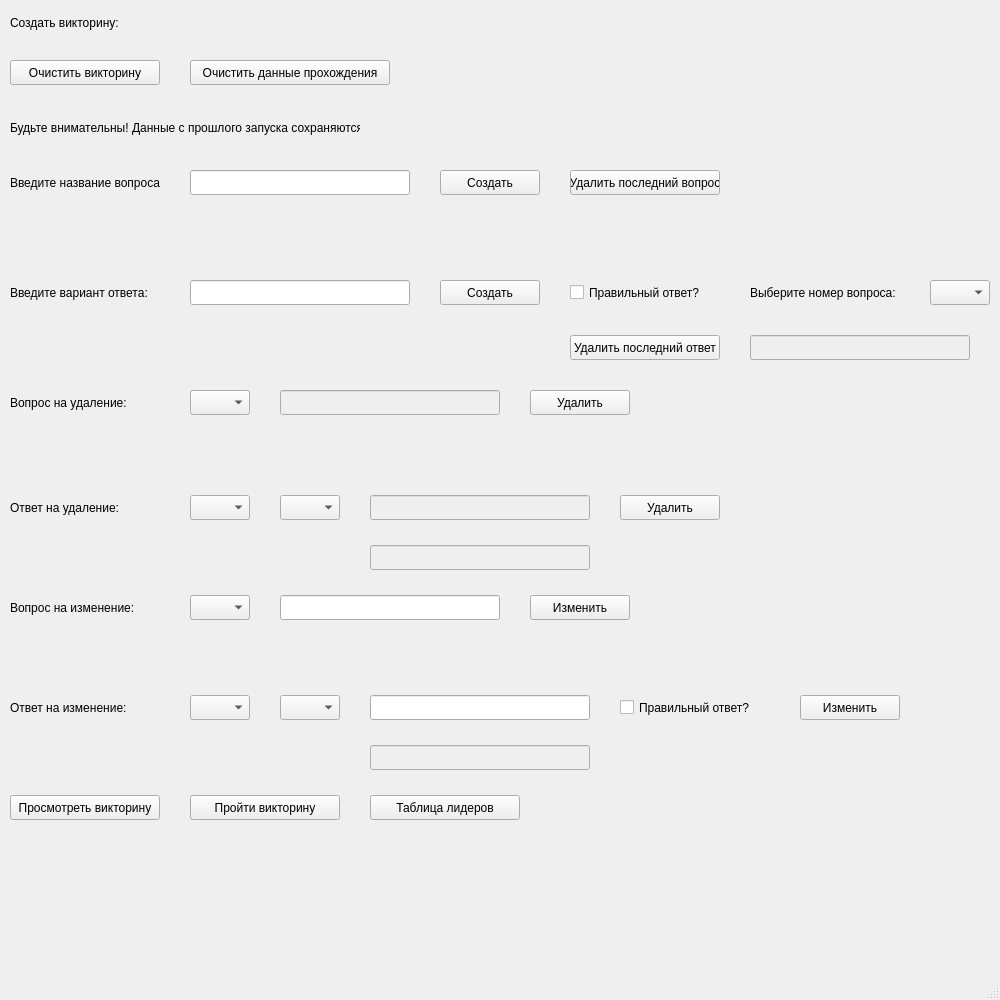
<?xml version="1.0" encoding="UTF-8"?>
<ui version="4.0">
 <class>MainWindow</class>
 <widget class="QMainWindow" name="MainWindow">
  <property name="geometry">
   <rect>
    <x>0</x>
    <y>0</y>
    <width>1000</width>
    <height>1000</height>
   </rect>
  </property>
  <property name="windowTitle">
   <string>MainWindow</string>
  </property>
  <widget class="QWidget" name="centralwidget">
   <widget class="QPushButton" name="but1">
    <property name="geometry">
     <rect>
      <x>10</x>
      <y>60</y>
      <width>150</width>
      <height>25</height>
     </rect>
    </property>
    <property name="text">
     <string>Очистить викторину</string>
    </property>
   </widget>
   <widget class="QLabel" name="label_2">
    <property name="geometry">
     <rect>
      <x>10</x>
      <y>115</y>
      <width>350</width>
      <height>25</height>
     </rect>
    </property>
    <property name="text">
     <string>Будьте внимательны! Данные с прошлого запуска сохраняются!</string>
    </property>
   </widget>
   <widget class="QLabel" name="label_3">
    <property name="geometry">
     <rect>
      <x>10</x>
      <y>10</y>
      <width>150</width>
      <height>25</height>
     </rect>
    </property>
    <property name="text">
     <string>Создать викторину:</string>
    </property>
   </widget>
   <widget class="QLineEdit" name="lineEdit_2">
    <property name="geometry">
     <rect>
      <x>190</x>
      <y>170</y>
      <width>220</width>
      <height>25</height>
     </rect>
    </property>
   </widget>
   <widget class="QPushButton" name="but1_2">
    <property name="geometry">
     <rect>
      <x>440</x>
      <y>170</y>
      <width>100</width>
      <height>25</height>
     </rect>
    </property>
    <property name="text">
     <string>Создать</string>
    </property>
   </widget>
   <widget class="QLabel" name="label_4">
    <property name="geometry">
     <rect>
      <x>10</x>
      <y>170</y>
      <width>150</width>
      <height>25</height>
     </rect>
    </property>
    <property name="text">
     <string>Введите название вопроса:</string>
    </property>
   </widget>
   <widget class="QLabel" name="label_5">
    <property name="geometry">
     <rect>
      <x>10</x>
      <y>225</y>
      <width>350</width>
      <height>25</height>
     </rect>
    </property>
    <property name="text">
     <string/>
    </property>
   </widget>
   <widget class="QPushButton" name="but1_3">
    <property name="geometry">
     <rect>
      <x>440</x>
      <y>280</y>
      <width>100</width>
      <height>25</height>
     </rect>
    </property>
    <property name="text">
     <string>Создать</string>
    </property>
   </widget>
   <widget class="QLineEdit" name="lineEdit_3">
    <property name="geometry">
     <rect>
      <x>190</x>
      <y>280</y>
      <width>220</width>
      <height>25</height>
     </rect>
    </property>
   </widget>
   <widget class="QLabel" name="label_6">
    <property name="geometry">
     <rect>
      <x>10</x>
      <y>280</y>
      <width>150</width>
      <height>25</height>
     </rect>
    </property>
    <property name="text">
     <string>Введите вариант ответа:</string>
    </property>
   </widget>
   <widget class="QPushButton" name="but1_5">
    <property name="geometry">
     <rect>
      <x>570</x>
      <y>170</y>
      <width>150</width>
      <height>25</height>
     </rect>
    </property>
    <property name="text">
     <string>Удалить последний вопрос</string>
    </property>
   </widget>
   <widget class="QLabel" name="label_7">
    <property name="geometry">
     <rect>
      <x>750</x>
      <y>280</y>
      <width>150</width>
      <height>25</height>
     </rect>
    </property>
    <property name="text">
     <string>Выберите номер вопроса:</string>
    </property>
   </widget>
   <widget class="QComboBox" name="comboBox">
    <property name="geometry">
     <rect>
      <x>930</x>
      <y>280</y>
      <width>60</width>
      <height>25</height>
     </rect>
    </property>
   </widget>
   <widget class="QPushButton" name="but1_6">
    <property name="geometry">
     <rect>
      <x>570</x>
      <y>335</y>
      <width>150</width>
      <height>25</height>
     </rect>
    </property>
    <property name="text">
     <string>Удалить последний ответ</string>
    </property>
   </widget>
   <widget class="QLineEdit" name="lineEdit_4">
    <property name="enabled">
     <bool>false</bool>
    </property>
    <property name="geometry">
     <rect>
      <x>750</x>
      <y>335</y>
      <width>220</width>
      <height>25</height>
     </rect>
    </property>
   </widget>
   <widget class="QLabel" name="label_9">
    <property name="geometry">
     <rect>
      <x>10</x>
      <y>335</y>
      <width>350</width>
      <height>25</height>
     </rect>
    </property>
    <property name="text">
     <string/>
    </property>
   </widget>
   <widget class="QPushButton" name="but1_4">
    <property name="geometry">
     <rect>
      <x>530</x>
      <y>390</y>
      <width>100</width>
      <height>25</height>
     </rect>
    </property>
    <property name="text">
     <string>Удалить</string>
    </property>
   </widget>
   <widget class="QLabel" name="label_10">
    <property name="geometry">
     <rect>
      <x>10</x>
      <y>445</y>
      <width>350</width>
      <height>25</height>
     </rect>
    </property>
    <property name="text">
     <string/>
    </property>
   </widget>
   <widget class="QLabel" name="label_11">
    <property name="geometry">
     <rect>
      <x>10</x>
      <y>390</y>
      <width>150</width>
      <height>25</height>
     </rect>
    </property>
    <property name="text">
     <string>Вопрос на удаление:</string>
    </property>
   </widget>
   <widget class="QLineEdit" name="lineEdit_5">
    <property name="enabled">
     <bool>false</bool>
    </property>
    <property name="geometry">
     <rect>
      <x>280</x>
      <y>390</y>
      <width>220</width>
      <height>25</height>
     </rect>
    </property>
   </widget>
   <widget class="QComboBox" name="comboBox_3">
    <property name="geometry">
     <rect>
      <x>190</x>
      <y>390</y>
      <width>60</width>
      <height>25</height>
     </rect>
    </property>
   </widget>
   <widget class="QLineEdit" name="lineEdit_6">
    <property name="enabled">
     <bool>false</bool>
    </property>
    <property name="geometry">
     <rect>
      <x>370</x>
      <y>495</y>
      <width>220</width>
      <height>25</height>
     </rect>
    </property>
   </widget>
   <widget class="QLabel" name="label_12">
    <property name="geometry">
     <rect>
      <x>10</x>
      <y>495</y>
      <width>150</width>
      <height>25</height>
     </rect>
    </property>
    <property name="text">
     <string>Ответ на удаление:</string>
    </property>
   </widget>
   <widget class="QComboBox" name="comboBox_4">
    <property name="geometry">
     <rect>
      <x>190</x>
      <y>495</y>
      <width>60</width>
      <height>25</height>
     </rect>
    </property>
   </widget>
   <widget class="QPushButton" name="but1_7">
    <property name="geometry">
     <rect>
      <x>620</x>
      <y>495</y>
      <width>100</width>
      <height>25</height>
     </rect>
    </property>
    <property name="text">
     <string>Удалить</string>
    </property>
   </widget>
   <widget class="QLabel" name="label_13">
    <property name="geometry">
     <rect>
      <x>10</x>
      <y>545</y>
      <width>350</width>
      <height>25</height>
     </rect>
    </property>
    <property name="text">
     <string/>
    </property>
   </widget>
   <widget class="QComboBox" name="comboBox_5">
    <property name="geometry">
     <rect>
      <x>280</x>
      <y>495</y>
      <width>60</width>
      <height>25</height>
     </rect>
    </property>
   </widget>
   <widget class="QLineEdit" name="lineEdit_7">
    <property name="enabled">
     <bool>true</bool>
    </property>
    <property name="geometry">
     <rect>
      <x>280</x>
      <y>595</y>
      <width>220</width>
      <height>25</height>
     </rect>
    </property>
   </widget>
   <widget class="QLabel" name="label_14">
    <property name="geometry">
     <rect>
      <x>10</x>
      <y>595</y>
      <width>150</width>
      <height>25</height>
     </rect>
    </property>
    <property name="text">
     <string>Вопрос на изменение:</string>
    </property>
   </widget>
   <widget class="QComboBox" name="comboBox_6">
    <property name="geometry">
     <rect>
      <x>190</x>
      <y>595</y>
      <width>60</width>
      <height>25</height>
     </rect>
    </property>
   </widget>
   <widget class="QPushButton" name="but1_8">
    <property name="geometry">
     <rect>
      <x>530</x>
      <y>595</y>
      <width>100</width>
      <height>25</height>
     </rect>
    </property>
    <property name="text">
     <string>Изменить</string>
    </property>
   </widget>
   <widget class="QLabel" name="label_15">
    <property name="geometry">
     <rect>
      <x>10</x>
      <y>645</y>
      <width>350</width>
      <height>25</height>
     </rect>
    </property>
    <property name="text">
     <string/>
    </property>
   </widget>
   <widget class="QLabel" name="label_16">
    <property name="geometry">
     <rect>
      <x>10</x>
      <y>695</y>
      <width>150</width>
      <height>25</height>
     </rect>
    </property>
    <property name="text">
     <string>Ответ на изменение:</string>
    </property>
   </widget>
   <widget class="QComboBox" name="comboBox_7">
    <property name="geometry">
     <rect>
      <x>190</x>
      <y>695</y>
      <width>60</width>
      <height>25</height>
     </rect>
    </property>
   </widget>
   <widget class="QLineEdit" name="lineEdit_8">
    <property name="enabled">
     <bool>true</bool>
    </property>
    <property name="geometry">
     <rect>
      <x>370</x>
      <y>695</y>
      <width>220</width>
      <height>25</height>
     </rect>
    </property>
   </widget>
   <widget class="QPushButton" name="but1_9">
    <property name="geometry">
     <rect>
      <x>800</x>
      <y>695</y>
      <width>100</width>
      <height>25</height>
     </rect>
    </property>
    <property name="text">
     <string>Изменить</string>
    </property>
   </widget>
   <widget class="QComboBox" name="comboBox_8">
    <property name="geometry">
     <rect>
      <x>280</x>
      <y>695</y>
      <width>60</width>
      <height>25</height>
     </rect>
    </property>
   </widget>
   <widget class="QLabel" name="label_17">
    <property name="geometry">
     <rect>
      <x>10</x>
      <y>745</y>
      <width>350</width>
      <height>25</height>
     </rect>
    </property>
    <property name="text">
     <string/>
    </property>
   </widget>
   <widget class="QPushButton" name="but1_10">
    <property name="geometry">
     <rect>
      <x>10</x>
      <y>795</y>
      <width>150</width>
      <height>25</height>
     </rect>
    </property>
    <property name="text">
     <string>Просмотреть викторину</string>
    </property>
   </widget>
   <widget class="QPushButton" name="but1_11">
    <property name="geometry">
     <rect>
      <x>190</x>
      <y>795</y>
      <width>150</width>
      <height>25</height>
     </rect>
    </property>
    <property name="text">
     <string>Пройти викторину</string>
    </property>
   </widget>
   <widget class="QPushButton" name="but1_12">
    <property name="geometry">
     <rect>
      <x>190</x>
      <y>60</y>
      <width>200</width>
      <height>25</height>
     </rect>
    </property>
    <property name="text">
     <string>Очистить данные прохождения</string>
    </property>
   </widget>
   <widget class="QLineEdit" name="lineEdit_9">
    <property name="enabled">
     <bool>false</bool>
    </property>
    <property name="geometry">
     <rect>
      <x>370</x>
      <y>545</y>
      <width>220</width>
      <height>25</height>
     </rect>
    </property>
   </widget>
   <widget class="QLineEdit" name="lineEdit_10">
    <property name="enabled">
     <bool>false</bool>
    </property>
    <property name="geometry">
     <rect>
      <x>370</x>
      <y>745</y>
      <width>220</width>
      <height>25</height>
     </rect>
    </property>
   </widget>
   <widget class="QCheckBox" name="checkBox">
    <property name="geometry">
     <rect>
      <x>570</x>
      <y>280</y>
      <width>150</width>
      <height>25</height>
     </rect>
    </property>
    <property name="text">
     <string>Правильный ответ?</string>
    </property>
   </widget>
   <widget class="QCheckBox" name="checkBox_2">
    <property name="geometry">
     <rect>
      <x>620</x>
      <y>695</y>
      <width>150</width>
      <height>25</height>
     </rect>
    </property>
    <property name="text">
     <string>Правильный ответ?</string>
    </property>
   </widget>
   <widget class="QPushButton" name="pushButton">
    <property name="geometry">
     <rect>
      <x>370</x>
      <y>795</y>
      <width>150</width>
      <height>25</height>
     </rect>
    </property>
    <property name="text">
     <string>Таблица лидеров</string>
    </property>
   </widget>
  </widget>
  <widget class="QMenuBar" name="menubar">
   <property name="geometry">
    <rect>
     <x>0</x>
     <y>0</y>
     <width>1000</width>
     <height>21</height>
    </rect>
   </property>
  </widget>
  <widget class="QStatusBar" name="statusbar"/>
 </widget>
 <resources/>
 <connections/>
</ui>
